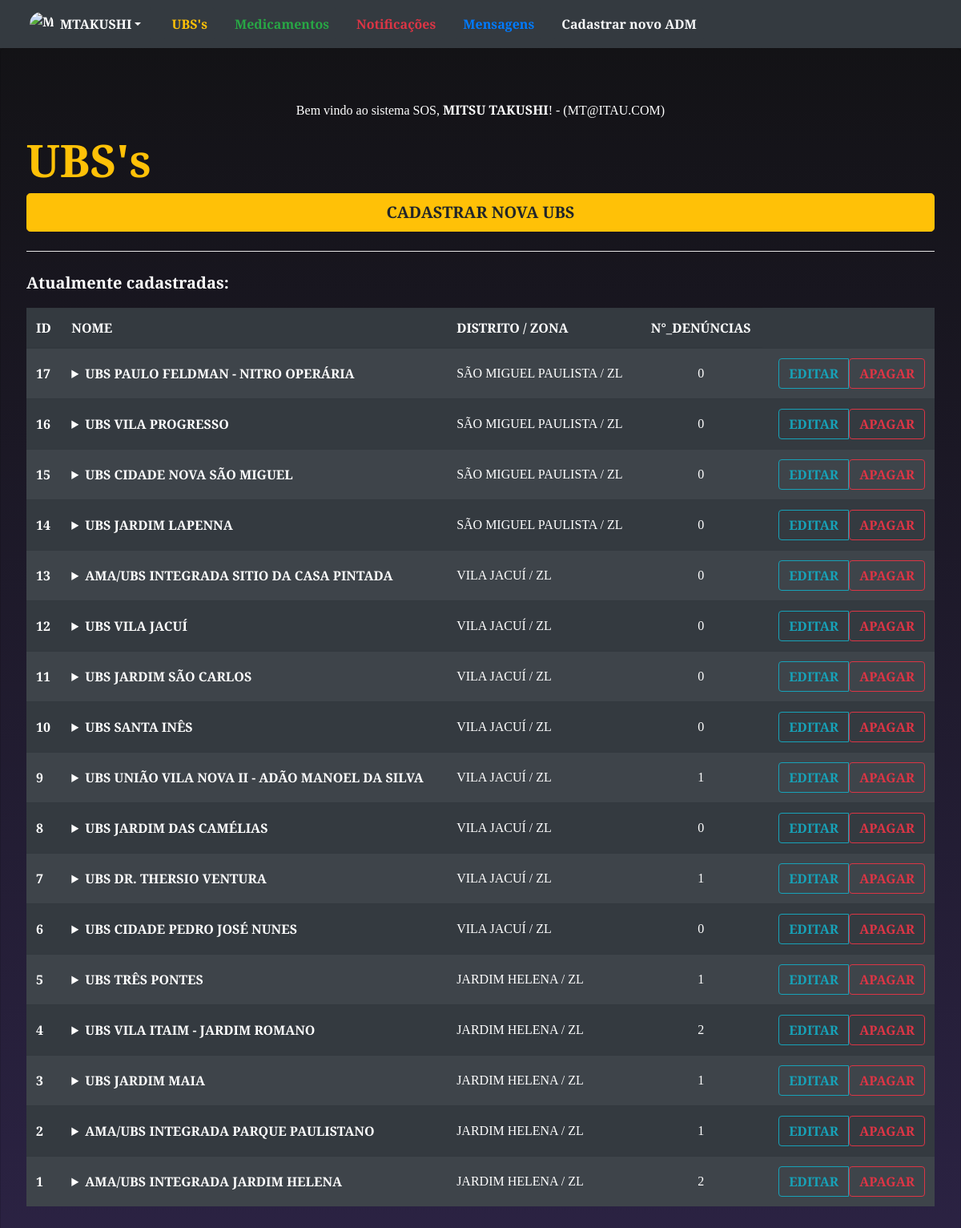
The app's page /ADM/pagubs.php (signed in) with its own data.
### tables this page shows
CREATE TABLE `ubs` (
  `id` int(11) NOT NULL,
  `nomeUbs` varchar(150) DEFAULT NULL,
  `descricao` varchar(500) DEFAULT NULL,
  `telefone` varchar(30) DEFAULT NULL,
  `endereco` varchar(100) DEFAULT NULL,
  `bairro` varchar(100) DEFAULT NULL,
  `distrito` varchar(100) DEFAULT NULL,
  `zona` char(2) DEFAULT NULL,
  `cidade` varchar(150) DEFAULT NULL,
  `uf` char(2) DEFAULT NULL,
  `cep` varchar(20) DEFAULT NULL,
  `latitude` varchar(20) DEFAULT NULL,
  `longitude` varchar(20) DEFAULT NULL,
  `cadastrado_por_id` varchar(20) DEFAULT NULL,
  `data_cadastro` datetime DEFAULT current_timestamp()
);

### ADM/pagubs.php (the view, shortened to what this page needs)
<!DOCTYPE html>
<html lang="en">
<head>
  <?php require_once('connectdb.php') ?>
</head>
<body style="background: rgb(18,18,20);
background: linear-gradient(180deg, rgba(18,18,20,1) 0%, rgba(44,35,69,1) 100%);" class="text-white">
  <main class="jumbotron card card-image text-white" style="background-color: rgba(0,0,0,0);">
    <p class="text-center">Bem vindo ao sistema SOS, <b><?php echo $_SESSION['nome'] ?></b>! - (<?php echo $_SESSION['email'] ?>)</p>
    <h1 class="display-4 text-warning  font-weight-bold">UBS's</h1>
    <button type="button" class="btn btn-warning btn-lg font-weight-bold" data-toggle="modal" data-target="#cadastroUBSModal">
      CADASTRAR NOVA UBS
    </button>
    <hr class="my-4 bg-white">
    <p class="lead font-weight-bold">Atualmente cadastradas:</p>
    <table class="table table-striped table-hover table-dark bg-dark text-center">
      <thead>
        <tr>
          <th scope="col" class="text-left" onclick="ordenarID()">ID</th>
          <th scope="col" class="text-left">NOME</th>
          <th scope="col" class="text-left">DISTRITO / ZONA</th>
          <th scope="col" class="text-center" onclick="ordenarQtde()">N°_DENÚNCIAS</th>
        </tr>
      </thead>
      <tbody>
        <?php
        $sql = "
                SELECT ubs.*,  count(den.ubs_id) qtde
                FROM  ubs
                LEFT JOIN denuncia den
                ON ubs.id = den.ubs_id
                GROUP BY ubs.id
                ORDER BY ubs.id DESC;
        ";
        $result = $conn->query($sql);
        if ($result->num_rows > 0) {
          while ($rows = $result->fetch_assoc()) {
        ?>
            <tr>
              <th class="align-middle text-left" scope="row "><?= $rows["id"]; ?></th>
              <td class="align-middle text-left">
                <details>
                  <summary class="font-weight-bold"><?= $rows["nomeUbs"]; ?></summary>
                </details>
              </td>
              <td class="align-middle text-left">
                <?= $rows["distrito"]; ?> / <?= $rows["zona"]; ?>
              </td>
              <td class="align-middle text-center"><?= $rows["qtde"]; ?></td>
              <td class="align-middle text-right">
                <div class="btn-group">
                  <button type="button" class="btn btn-outline-info  font-weight-bold" data-toggle="modal" data-target="#atualizarUBSModal<?= $rows["id"] ?>">
                    EDITAR
                  </button>
                  <form method="post">
                    <button type="submit" class="btn btn-outline-danger  font-weight-bold">
                      APAGAR </button>
                  </form>
                </div>
              </td>
            </tr>
        <?php
          }
        } else {
          echo "Nenhuma UBS cadastrada!";
        }
        ?>
      </tbody>
    </table>
  </main>
</body>
</html>

### records on screen
ubs: id "17", nomeUbs "UBS PAULO FELDMAN - NITRO OPERÁRIA", distrito "SÃO MIGUEL PAULISTA", zona "ZL", qtde "0"
ubs: id "16", nomeUbs "UBS VILA PROGRESSO", distrito "SÃO MIGUEL PAULISTA", zona "ZL", qtde "0"
ubs: id "15", nomeUbs "UBS CIDADE NOVA SÃO MIGUEL", distrito "SÃO MIGUEL PAULISTA", zona "ZL", qtde "0"
ubs: id "14", nomeUbs "UBS JARDIM LAPENNA", distrito "SÃO MIGUEL PAULISTA", zona "ZL", qtde "0"
ubs: id "13", nomeUbs "AMA/UBS INTEGRADA SITIO DA CASA PINTADA", distrito "VILA JACUÍ", zona "ZL", qtde "0"
ubs: id "12", nomeUbs "UBS VILA JACUÍ", distrito "VILA JACUÍ", zona "ZL", qtde "0"
ubs: id "11", nomeUbs "UBS JARDIM SÃO CARLOS", distrito "VILA JACUÍ", zona "ZL", qtde "0"
ubs: id "10", nomeUbs "UBS SANTA INÊS", distrito "VILA JACUÍ", zona "ZL", qtde "0"
ubs: id "9", nomeUbs "UBS UNIÃO VILA NOVA II - ADÃO MANOEL DA SILVA", distrito "VILA JACUÍ", zona "ZL", qtde "1"
ubs: id "8", nomeUbs "UBS JARDIM DAS CAMÉLIAS", distrito "VILA JACUÍ", zona "ZL", qtde "0"
ubs: id "7", nomeUbs "UBS DR. THERSIO VENTURA", distrito "VILA JACUÍ", zona "ZL", qtde "1"
ubs: id "6", nomeUbs "UBS CIDADE PEDRO JOSÉ NUNES", distrito "VILA JACUÍ", zona "ZL", qtde "0"
ubs: id "5", nomeUbs "UBS TRÊS PONTES", distrito "JARDIM HELENA", zona "ZL", qtde "1"
ubs: id "4", nomeUbs "UBS VILA ITAIM - JARDIM ROMANO", distrito "JARDIM HELENA", zona "ZL", qtde "2"
ubs: id "3", nomeUbs "UBS JARDIM MAIA", distrito "JARDIM HELENA", zona "ZL", qtde "1"
ubs: id "2", nomeUbs "AMA/UBS INTEGRADA PARQUE PAULISTANO", distrito "JARDIM HELENA", zona "ZL", qtde "1"
ubs: id "1", nomeUbs "AMA/UBS INTEGRADA JARDIM HELENA", distrito "JARDIM HELENA", zona "ZL", qtde "2"

### other values on screen
$_SESSION['nome'] "MITSU TAKUSHI"
$_SESSION['email'] "MT@ITAU.COM"
